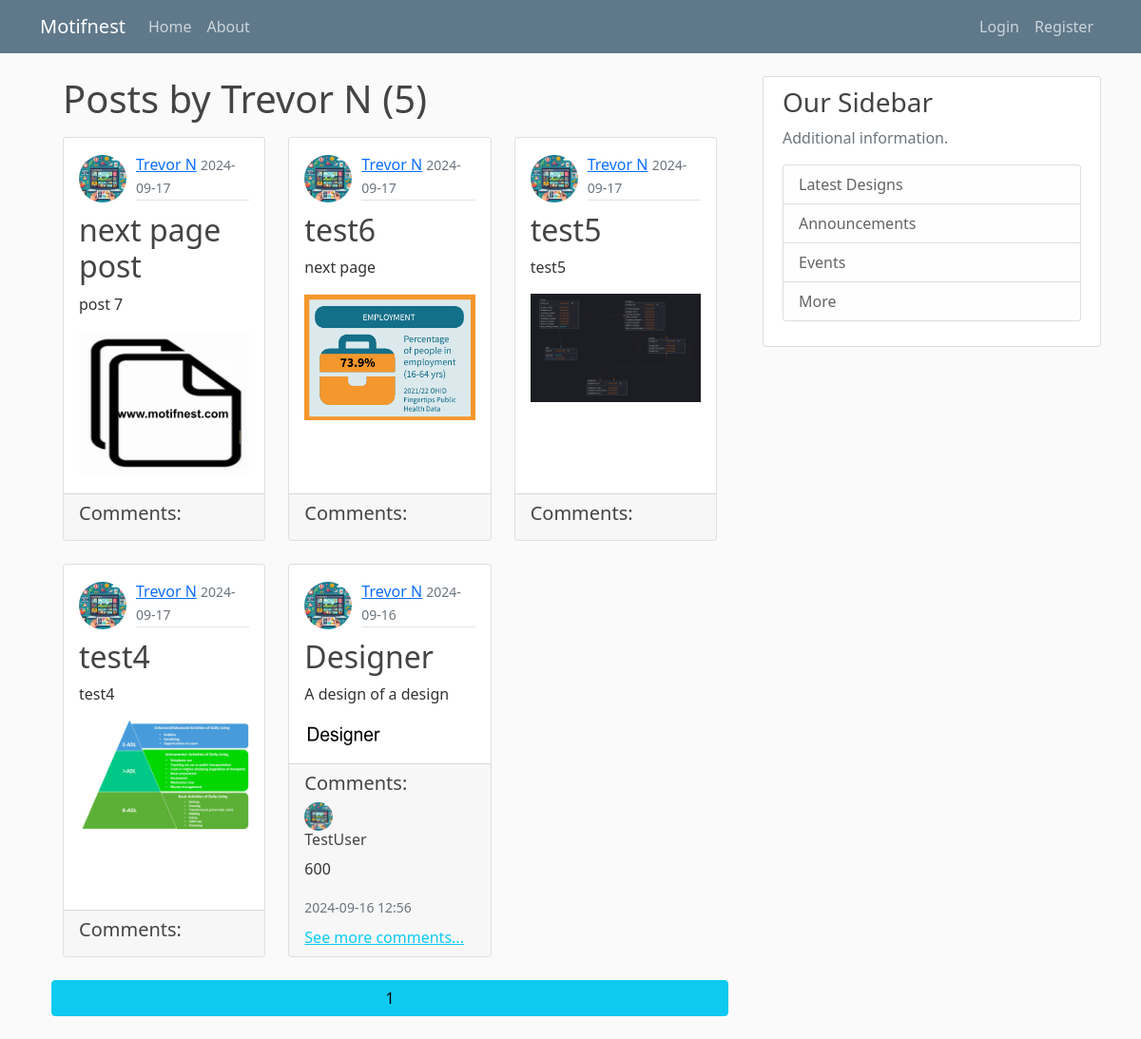
The app's page /user/Trevor N, older data.
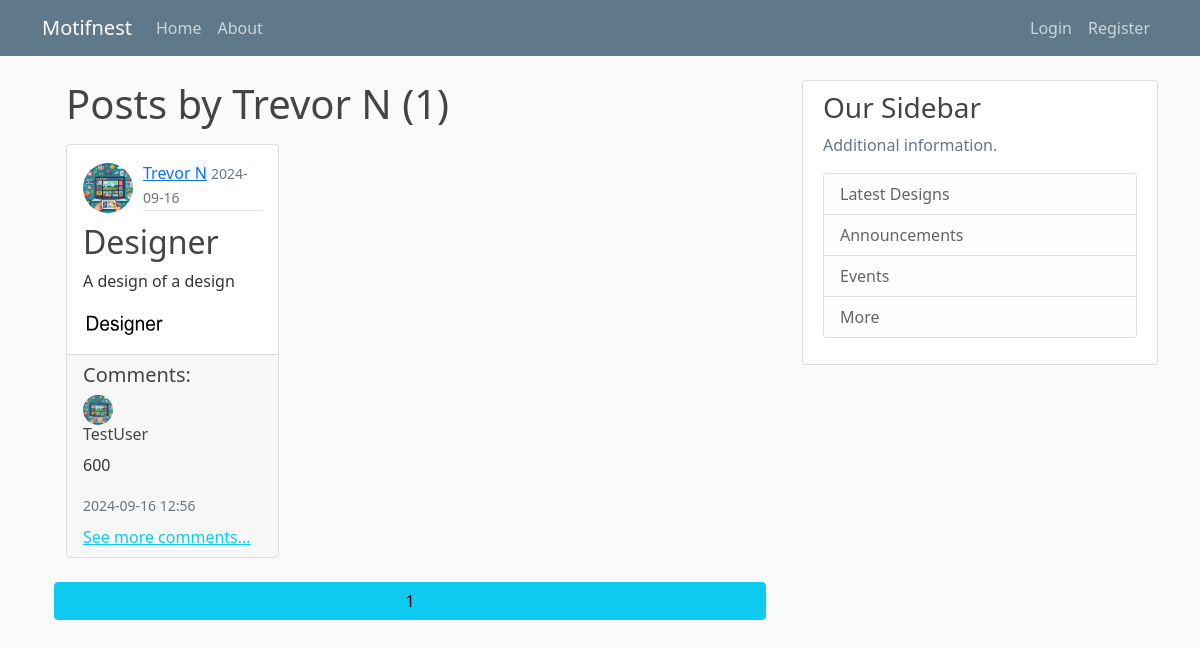
The same page, newer data.
### motifnest/models.py (models this page shows, shortened)
class User(db.Model, UserMixin):
    id = db.Column(db.Integer, primary_key=True)
    username = db.Column(db.String(20), unique=True, nullable=False)
    email = db.Column(db.String(120), unique=True, nullable=False)
    image_file = db.Column(db.String(20), nullable=False, default='default.jpg')
    password = db.Column(db.String(60), nullable=False)
    posts = db.relationship('Post', backref='author', lazy=True)

class Post(db.Model):
    id = db.Column(db.Integer, primary_key=True)
    title = db.Column(db.String(100), nullable=False)
    date_posted = db.Column(db.DateTime, nullable=False, default=datetime.utcnow)
    content = db.Column(db.Text, nullable=False)
    image_file = db.Column(db.String(20), nullable=True)
    user_id = db.Column(db.Integer, db.ForeignKey('user.id'), nullable=False)
    comments = db.relationship('Comment', backref='post', lazy=True)

class Comment(db.Model):
    id = db.Column(db.Integer, primary_key=True)
    content = db.Column(db.Text, nullable=False)
    date_posted = db.Column(db.DateTime, nullable=False, default=datetime.utcnow)
    user_id = db.Column(db.Integer, db.ForeignKey('user.id'), nullable=False)
    post_id = db.Column(db.Integer, db.ForeignKey('post.id'), nullable=False)
    author = db.relationship('User', backref='comments', lazy=True)

### motifnest/routes.py (the view)
@app.route("/user/<string:username>")
def user_posts(username):
    page = request.args.get('page', 1, type=int)
    user = User.query.filter_by(username=username).first_or_404()
    posts = Post.query.filter_by(author=user).order_by(Post.date_posted.desc()).paginate(page=page, per_page=6)
    return render_template('user_posts.html', posts=posts, user=user)

### motifnest/templates/user_posts.html
{% extends "layout.html" %}
{% block content %}
    <div class="container">
        <div class="row">
            <h1 class="mb-3">Posts by {{ user.username }} ({{ posts.total }})</h1>
            {% for post in posts.items %}
            <div class="col-md-4 mb-4">
                <div class="card h-100">
                    <div class="card-body">
                        <div class="d-flex align-items-center mb-2">
                            <img class="rounded-circle" src="{{ url_for('static', filename='profile_pics/' + post.author.image_file) }}" style="width: 50px; height: 50px; margin-right: 10px;">
                            <div class="article-metadata">
                                <a class="mr-2" href="{{ url_for('user_posts', username=post.author.username) }}">{{ post.author.username }}</a>
                                <small class="text-muted">{{ post.date_posted.strftime('%Y-%m-%d') }}</small>
                            </div>
                        </div>
                        <h2 class="card-title"><a class="article-title" style="text-decoration: none" href="{{ url_for('post', post_id=post.id) }}">{{ post.title }}</a></h2>
                        <p class="card-text">{{ post.content[:150] }}{{ '...' if post.content|length > 150 else '' }}</p>
                        {% if post.image_file %}
                        <img class="post-image img-fluid" src="{{ url_for('static', filename='post_images/' + post.image_file) }}" alt="Post Image" style="max-width: 100%; height: auto;">
                        {% endif %}
                    </div>
                    <div class="card-footer">
                        <h5>Comments:</h5>
                        {% for comment in post.comments[:1] %}
                        <div class="media mb-2">
                            <img class="rounded-circle" src="{{ url_for('static', filename='profile_pics/' + comment.author.image_file) }}" style="width: 30px; height: 30px; margin-right: 10px;">
                            <div class="media-body">
                                <h6 class="mt-0">{{ comment.author.username }}</h6>
                                <p>{{ comment.content }}</p>
                                <small class="text-muted">{{ comment.date_posted.strftime('%Y-%m-%d %H:%M') }}</small>
                            </div>
                        </div>
                        {% endfor %}
                        {% if post.comments|length > 0 %}
                        <a href="{{ url_for('post', post_id=post.id) }}" class="text-info">See more comments...</a>
                        {% endif %}
                    </div>
                </div>
            </div>
            {% if loop.index % 3 == 0 %}
                </div><div class="row">
            {% endif %}
            {% endfor %}
            {% for page_num in posts.iter_pages(left_edge=1, right_edge=1, left_current=1, right_current=2) %}
                {% if page_num %}
                        {% if posts.page == page_num %}
                                <a class="btn btn-info mb-4" href="{{ url_for('user_posts', username=user.username, page=page_num) }}">{{ page_num }}</a>
                        {% else %}
                                <a class="btn btn-outline-info mb-4" href="{{ url_for('user_posts', username=user.username, page=page_num) }}">{{ page_num }}</a>
                        {% endif %}
                {% else %}
                        ...
                {% endif %}
            {% endfor %}
        </div>
    </div>
{% endblock content %}

### motifnest/templates/layout.html (shortened to what this page needs)
<!DOCTYPE html>
<html>
<head>
        <link href="https://cdn.jsdelivr.net/npm/bootstrap@5.0.2/dist/css/bootstrap.min.css" rel="stylesheet">
        <link rel="stylesheet" type="text/css" href="{{ url_for('static', filename='main.css')}}">
</head>
<body>
        <header class="site-header">
          <nav class="navbar navbar-expand-md navbar-dark bg-steel fixed-top">
            <div class="container">
              <a class="navbar-brand mr-4" href="/">Motifnest</a>
              <div class="collapse navbar-collapse" id="navbarToggle">
                <div class="navbar-nav mr-auto">
                  <a class="nav-item nav-link" href="{{ url_for('home') }}">Home</a>
                  <a class="nav-item nav-link" href="{{ url_for('about') }}">About</a>
                </div>
                <div class="navbar-nav ms-auto">
                  {% if current_user.is_authenticated %}
			<a class="nav-item nav-link" href="{{ url_for('new_post') }}">New Post</a>
			<a class="nav-item nav-link" href="{{ url_for('account') }}">Account</a>
                        <a class="nav-item nav-link" href="{{ url_for('logout') }}">Logout</a>
                  {% else %}
                        <a class="nav-item nav-link" href="{{ url_for('login') }}">Login</a>
                        <a class="nav-item nav-link" href="{{ url_for('register') }}">Register</a>
                  {% endif %}
                </div>
              </div>
            </div>
          </nav>
        </header>
        <main role="main" class="container">
          <div class="row">
            <div class="col-md-8">
                {% block content %}{% endblock %}
            </div>
            <div class="col-md-4">
              <div class="content-section">
                <h3>Our Sidebar</h3>
                <p class='text-muted'>Additional information.
                  <ul class="list-group">
                    <li class="list-group-item list-group-item-light">Latest Designs</li>
                    <li class="list-group-item list-group-item-light">Announcements</li>
                    <li class="list-group-item list-group-item-light">Events</li>
                    <li class="list-group-item list-group-item-light">More</li>
                  </ul>
                </p>
              </div>
            </div>
          </div>
        </main>
</body>
</html>

### motifnest/static/main.css (style rules this page uses)
body { background: #fafafa; color: #333333; margin-top: 5rem; }
h1, h2, h3, h4, h5, h6 { color: #444444; }
.bg-steel { background-color: #5f788a; }
.site-header .navbar-nav .nav-link { color: #cbd5db; }
.content-section { background: #ffffff; padding: 10px 20px; border: 1px solid #dddddd; border-radius: 3px; margin-bottom: 20px; }
.article-title { color: #444444; test-decoration: none !important; }
.article-metadata { padding-bottom: 1px; margin-bottom: 4px; border-bottom: 1px solid #e3e3e3 }

Row changes from the older to the newer data that the page shows:
removed Post: image_file (picture), author.username "Trevor N", date_posted "2024-09-17", title "next page post", content "post 7"
removed Post: image_file (picture), author.username "Trevor N", date_posted "2024-09-17", title "test6", content "next page"
removed Post: image_file (picture), author.username "Trevor N", date_posted "2024-09-17", title "test5", content "test5"
removed Post: image_file (picture), author.username "Trevor N", date_posted "2024-09-17", title "test4", content "test4"
Text that changed along with them:
{{ posts.total }}: "5" → "1"
